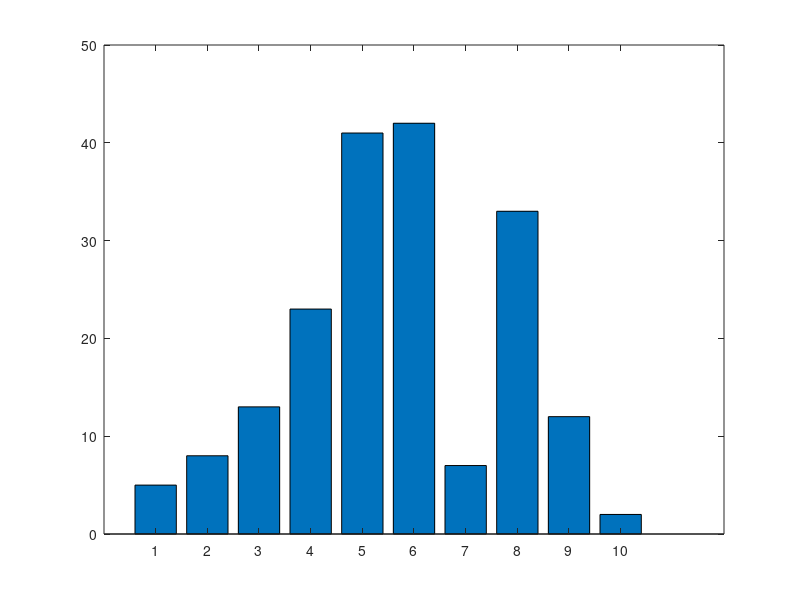

This figure's MATLAB source:
1;

# Inicializo variables

ini = 0;
fin = 2;
fm = 100;

T = 1/fm;
t = ini : T : fin - T;

# Inciso (a) -----------------------------------------------------------------#

full_sins = zeros(1, length(t));
alpha = [5 8 13 23 41 42 7 33 12 2];

# Genero las ondas senoidales y la union de ellas

frecuencias_base = [1 2 3 4 5 6 7 8 9 10];

for f = 1 : 10
    sins(f, :) = sin(2*pi*frecuencias_base(f)*t);
    
    full_sins +=  sins(f, :) * alpha(f);
endfor

# Mido grado de parecidos (producto punto) y lo muestro

for f = 1 : 10
    parecidos(f) = sum(sins(f,:) .* full_sins) / dot(sins(f, :), sins(f, :));
endfor

# Constante de proporcionalidad:
%alfa = norm(sins(1,:))^2;

%bar(parecidos);

# Inciso (b) -----------------------------------------------------------------#

# Nuevo grupo de ondas senoidales, con phi desfasado

phi = pi * [0.2 : 0.2 : 2];

full_sins_phi = zeros(1, length(t));

for f = 1 : 10
    sins_phi(f, :) = sin(2*pi*f*t + phi(f));
    
    full_sins_phi += alpha(f) * sins_phi(f, :);
endfor

# Vuelvo a medir grado de parecidos

for f = 1 : 10
    parecidos_phi(f) = sum(sins_phi(f,:) .* full_sins) / dot(sins(f, :), sins(f, :));
endfor

# Mi constante de proporcionionalidad va a estar dada por el cos(phi)
alfa_phi = cos(phi);

bar(parecidos_phi ./ alfa_phi);

# Inciso (c) -----------------------------------------------------------------#

# Creamos una senial cuadrada de 5,5 Hz
f_square = 5.5;
s_square = sign(sin(2*pi*f_square*t));

for f = 1 : 10
	parecidos_square(f) = sum(sins(f,:) .* s_square);
endfor

%bar(parecidos_square);

% La onda cuadrada de frecuencia 5.5 es ortogonal a
% los senos de frecuencias 1, 2, ..., 10. Creemos que
% es asi porque una onda cuadrada esta formada por 
% una suma de senos de frecuencias f, 3f, 5f, ... donde
% f es la frecuencia de la onda cuadrada. En este caso,
% ninguno de los senos es multiplo de 5.5.
